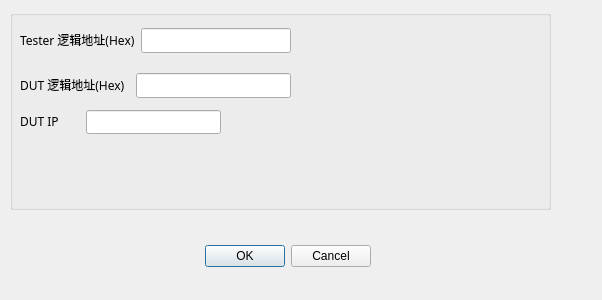
<?xml version="1.0" encoding="UTF-8"?>
<ui version="4.0">
 <class>Dialog</class>
 <widget class="QDialog" name="Dialog">
  <property name="geometry">
   <rect>
    <x>0</x>
    <y>0</y>
    <width>602</width>
    <height>300</height>
   </rect>
  </property>
  <property name="windowTitle">
   <string>Dialog</string>
  </property>
  <widget class="QDialogButtonBox" name="buttonBox">
   <property name="geometry">
    <rect>
     <x>30</x>
     <y>240</y>
     <width>341</width>
     <height>32</height>
    </rect>
   </property>
   <property name="orientation">
    <enum>Qt::Horizontal</enum>
   </property>
   <property name="standardButtons">
    <set>QDialogButtonBox::Cancel|QDialogButtonBox::Ok</set>
   </property>
  </widget>
  <widget class="QGroupBox" name="groupBox_DoIPConfig">
   <property name="geometry">
    <rect>
     <x>10</x>
     <y>10</y>
     <width>541</width>
     <height>200</height>
    </rect>
   </property>
   <property name="minimumSize">
    <size>
     <width>500</width>
     <height>120</height>
    </size>
   </property>
   <property name="maximumSize">
    <size>
     <width>600</width>
     <height>200</height>
    </size>
   </property>
   <property name="title">
    <string/>
   </property>
   <widget class="QWidget" name="">
    <property name="geometry">
     <rect>
      <x>10</x>
      <y>60</y>
      <width>271</width>
      <height>31</height>
     </rect>
    </property>
    <layout class="QHBoxLayout" name="horizontalLayout_6" stretch="0,0">
     <item>
      <widget class="QLabel" name="label_6">
       <property name="sizePolicy">
        <sizepolicy hsizetype="Fixed" vsizetype="Fixed">
         <horstretch>0</horstretch>
         <verstretch>0</verstretch>
        </sizepolicy>
       </property>
       <property name="minimumSize">
        <size>
         <width>110</width>
         <height>0</height>
        </size>
       </property>
       <property name="font">
        <font>
         <family>微软雅黑</family>
        </font>
       </property>
       <property name="text">
        <string>DUT 逻辑地址(Hex)</string>
       </property>
      </widget>
     </item>
     <item>
      <widget class="QLineEdit" name="lineEdit_DUTLogicalAddress">
       <property name="font">
        <font>
         <family>微软雅黑</family>
        </font>
       </property>
      </widget>
     </item>
    </layout>
   </widget>
   <widget class="QWidget" name="">
    <property name="geometry">
     <rect>
      <x>10</x>
      <y>10</y>
      <width>271</width>
      <height>41</height>
     </rect>
    </property>
    <layout class="QHBoxLayout" name="horizontalLayout_3" stretch="0,0">
     <item>
      <widget class="QLabel" name="label_3">
       <property name="sizePolicy">
        <sizepolicy hsizetype="Fixed" vsizetype="Fixed">
         <horstretch>0</horstretch>
         <verstretch>0</verstretch>
        </sizepolicy>
       </property>
       <property name="minimumSize">
        <size>
         <width>110</width>
         <height>0</height>
        </size>
       </property>
       <property name="sizeIncrement">
        <size>
         <width>0</width>
         <height>0</height>
        </size>
       </property>
       <property name="font">
        <font>
         <family>微软雅黑</family>
        </font>
       </property>
       <property name="text">
        <string>Tester 逻辑地址(Hex)</string>
       </property>
      </widget>
     </item>
     <item>
      <widget class="QLineEdit" name="lineEdit_TesterLogicalAddress">
       <property name="minimumSize">
        <size>
         <width>120</width>
         <height>0</height>
        </size>
       </property>
       <property name="font">
        <font>
         <family>微软雅黑</family>
        </font>
       </property>
      </widget>
     </item>
    </layout>
   </widget>
   <widget class="QWidget" name="">
    <property name="geometry">
     <rect>
      <x>10</x>
      <y>100</y>
      <width>201</width>
      <height>24</height>
     </rect>
    </property>
    <layout class="QHBoxLayout" name="horizontalLayout_2" stretch="0,0">
     <item>
      <widget class="QLabel" name="label_2">
       <property name="sizePolicy">
        <sizepolicy hsizetype="Fixed" vsizetype="Fixed">
         <horstretch>0</horstretch>
         <verstretch>0</verstretch>
        </sizepolicy>
       </property>
       <property name="minimumSize">
        <size>
         <width>60</width>
         <height>0</height>
        </size>
       </property>
       <property name="baseSize">
        <size>
         <width>0</width>
         <height>0</height>
        </size>
       </property>
       <property name="font">
        <font>
         <family>微软雅黑</family>
        </font>
       </property>
       <property name="text">
        <string>DUT IP</string>
       </property>
      </widget>
     </item>
     <item>
      <widget class="QLineEdit" name="lineEdit_DUT_IP">
       <property name="font">
        <font>
         <family>微软雅黑</family>
        </font>
       </property>
      </widget>
     </item>
    </layout>
   </widget>
  </widget>
 </widget>
 <resources/>
 <connections>
  <connection>
   <sender>buttonBox</sender>
   <signal>accepted()</signal>
   <receiver>Dialog</receiver>
   <slot>accept()</slot>
   <hints>
    <hint type="sourcelabel">
     <x>248</x>
     <y>254</y>
    </hint>
    <hint type="destinationlabel">
     <x>157</x>
     <y>274</y>
    </hint>
   </hints>
  </connection>
  <connection>
   <sender>buttonBox</sender>
   <signal>rejected()</signal>
   <receiver>Dialog</receiver>
   <slot>reject()</slot>
   <hints>
    <hint type="sourcelabel">
     <x>316</x>
     <y>260</y>
    </hint>
    <hint type="destinationlabel">
     <x>286</x>
     <y>274</y>
    </hint>
   </hints>
  </connection>
 </connections>
</ui>
